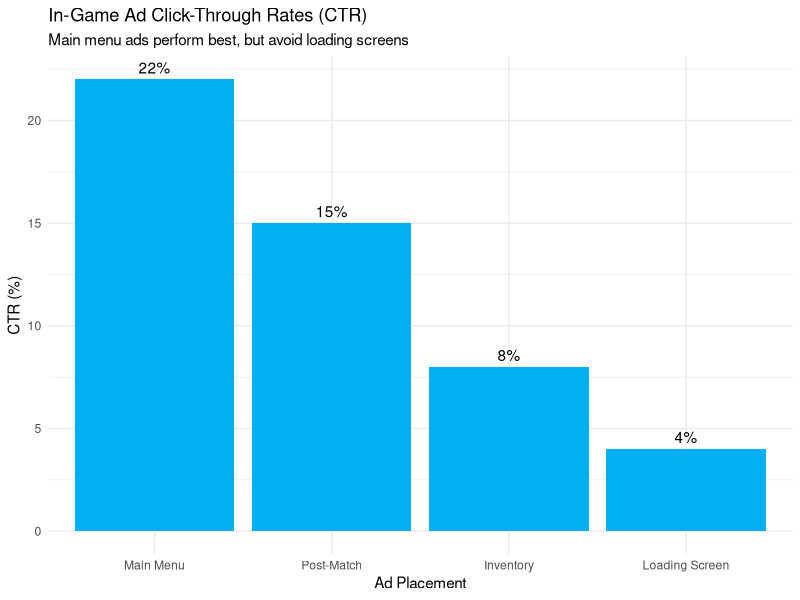

The R script that drew this image:
## ---- chunk 1
library(ggplot2)

# Simulated ad performance data
ad_data <- data.frame(
  Placement = c("Main Menu", "Post-Match", "Inventory", "Loading Screen"),
  CTR = c(22, 15, 8, 4),
  Drop_Off_Rate = c(15, 28, 42, 50)
)

# Plot
ggplot(ad_data, aes(x = reorder(Placement, -CTR), y = CTR)) +
  geom_col(fill = "#00B0F0") +
  geom_text(aes(label = paste0(CTR, "%")), vjust = -0.5) +
  labs(
    title = "In-Game Ad Click-Through Rates (CTR)",
    subtitle = "Main menu ads perform best, but avoid loading screens",
    x = "Ad Placement",
    y = "CTR (%)"
  ) +
  theme_minimal()
